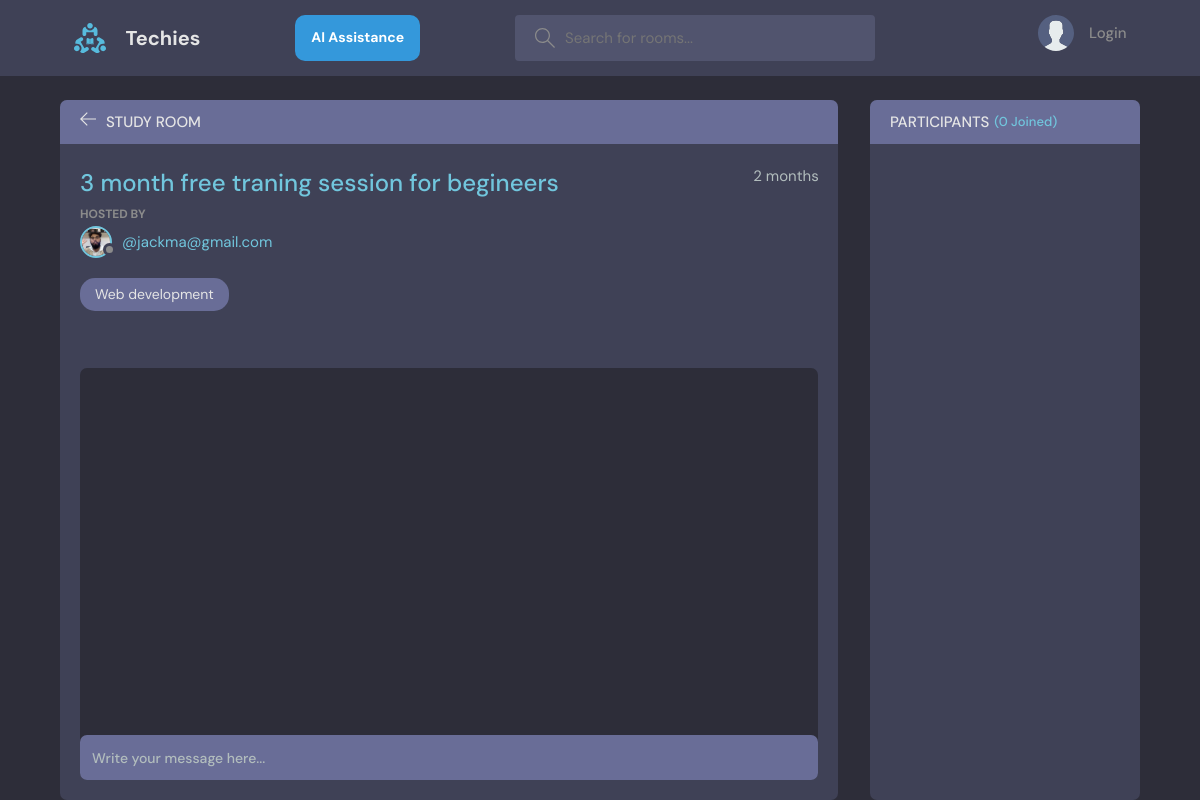
/room/3/, run on an earlier commit of the app's database.
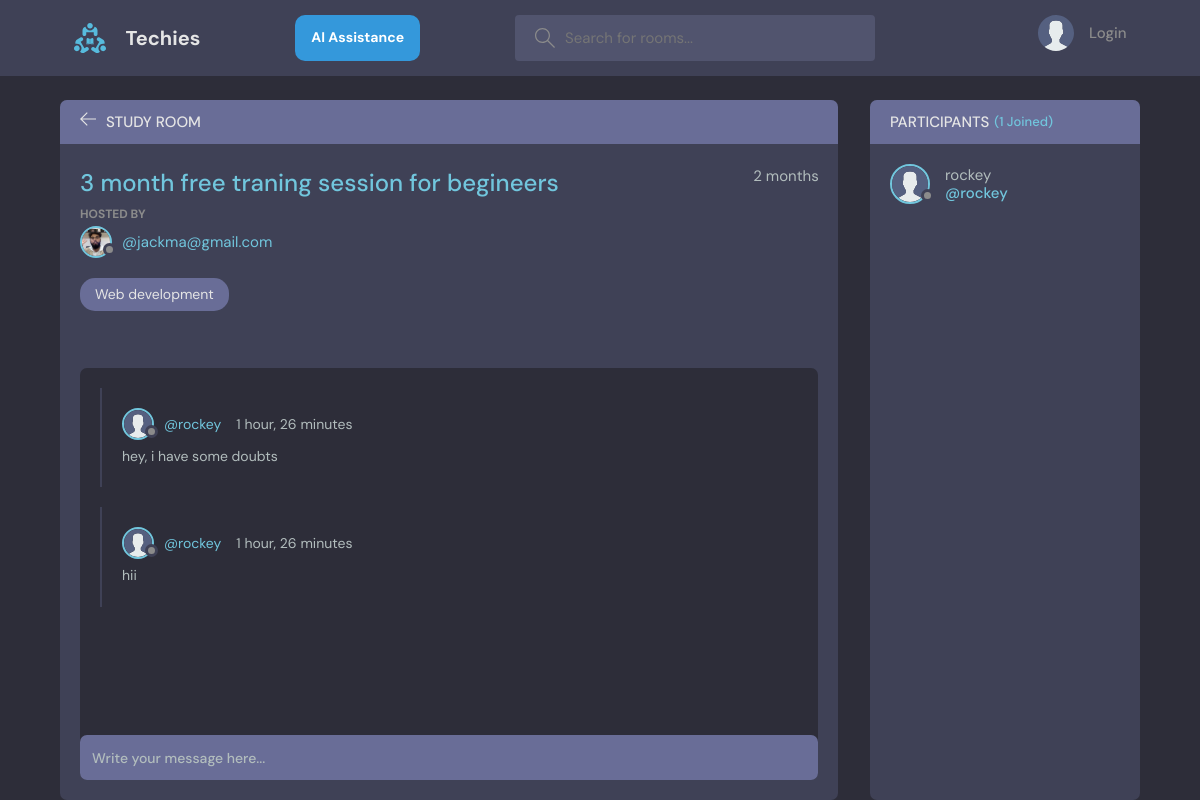
And on a later commit of the database.
### base/models.py (models this page shows, shortened)
class Message(models.Model):
    user = models.ForeignKey(User, on_delete=models.CASCADE)
    room = models.ForeignKey(Room, on_delete=models.CASCADE)
    body = models.TextField()
    updated = models.DateTimeField(auto_now=True)
    created = models.DateTimeField(auto_now_add=True)
    class Meta:
        ordering = ['-updated', '-created']

class User(AbstractUser):
    name = models.CharField(max_length=200, null=True)
    email = models.EmailField(unique=True, null=True)
    bio = models.TextField(null=True)
    avatar =models.ImageField(null=True, default="avatar.svg")
    USERNAME_FIELD = 'email'
    REQUIRED_FIELDS = []

### base/views.py (the view, shortened to what this page needs)
# urls.py: path('room/<str:pk>/', views.room, name='room'),
def room(request, pk):
    room = Room.objects.get(id=pk)
    roomMessages = room.message_set.all()
    participants = room.participants.all()
    context = {'room': room, 'roomMessages': roomMessages, "participants": participants}
    return render(request, 'base/room.html', context)

### base/models.py (called while the page is built)
    def __str__(self):
        return self.name

### base/templates/base/room.html (shortened to what this page needs)
{% extends 'main.html' %}
{% block content %}
    <main class="profile-page layout layout--2">
      <div class="container">
        <div class="room">
          <div class="room__top">
            <div class="room__topLeft">
              <a href="{% url 'home' %}">
                <svg version="1.1" xmlns="http://www.w3.org/2000/svg" width="32" height="32" viewBox="0 0 32 32">
                  <title>arrow-left</title>
                  <path
                    d="M13.723 2.286l-13.723 13.714 13.719 13.714 1.616-1.611-10.96-10.96h27.625v-2.286h-27.625l10.965-10.965-1.616-1.607z"
                  ></path>
                </svg>
              </a>
              <h3>Study Room</h3>
            </div>
          </div>
          <div class="room__box scroll">
            <div class="room__header scroll">
              <div class="room__info">
                <h3>{{room.name}}</h3>
                <span>{{room.created|timesince}}</span>
              </div>
              <div class="room__hosted">
                <p>Hosted By</p>
                <a href="{% url 'user-profile' room.host.id %}" class="room__author">
                  <div class="avatar avatar--small">
                    <img src="{{room.host.avatar.url}}" />
                  </div>
                  <span>@{{room.host.username}}</span>
                </a>
              </div>
              <span class="room__topics">{{room.topic}}</span>
            </div>
            <div class="room__conversation">
              <div class="threads scroll">
                {% for message in roomMessages %}
                <div class="thread">
                  <div class="thread__top">
                    <div class="thread__author">
                      <a href="{% url 'user-profile' message.user.id %}" class="thread__authorInfo">
                        <div class="avatar avatar--small">
                          <img src="{{message.user.avatar.url}}" />
                        </div>
                        <span>@{{message.user.username}}</span>
                      </a>
                      <span class="thread__date">{{message.created|timesince}}</span>
                    </div>
                  </div>
                  <div class="thread__details">
                    {{message.body}}
                  </div>
                </div>
                {% endfor %}
              </div>
            </div>
          </div>
          <div class="room__message">
            <form action="" method="POST">
              <input name="body" placeholder="Write your message here..." />
            </form>
          </div>
        </div>
        <div class="participants">
          <h3 class="participants__top">Participants <span>({{participants.count}} Joined)</span></h3>
          <div class="participants__list scroll">
            {% for user in participants %}
            <a href="{% url 'user-profile' user.id %}" class="participant">
              <div class="avatar avatar--medium">
                <img src="{{user.avatar.url}}" />
              </div>
              <p>
                {{user.username}}
                <span>@{{user.username}}</span>
              </p>
            </a>
            {% endfor %}
          </div>
        </div>
      </div>
    </main>
    {% endblock content %}

What changed in the data, as far as the page shows it:
added Message: user.avatar (placeholder picture), user.username "rockey", created "1 hour, 26 minutes", body "hey, i have some doubts"
added Message: user.avatar (placeholder picture), user.username "rockey", created "1 hour, 26 minutes", body "hii"
now on this page (row edited): User: avatar (placeholder picture), username "rockey"
Also different on the page:
{{ participants.count }}: "0" → "1"
